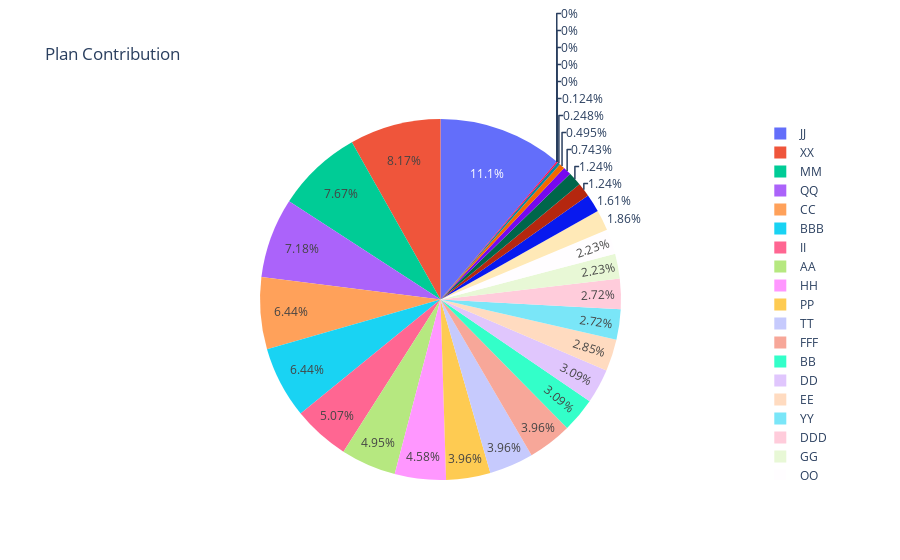

The cell this chart's notebook holds for it:
### Code cell
fig5 = px.pie(df, values='Approved Plans', names='Adivsor', title='Plan Contribution')
fig5.show()

### Figure 1 — Plotly figure (JSON) as saved in the notebook; plotly's stock layout.template omitted (floating-point values rounded to 4 significant figures)
{"data": [{"domain": {"x": [0, 1], "y": [0, 1]}, "hovertemplate": "Adivsor=%{label}<br>Approved Plans=%{value}<extra></extra>", "labels": ["AA", "BB", "CC", "DD", "EE", "FF", "GG", "HH", "II", "JJ", "KK", "LL", "MM", "NN", "OO", "PP", "QQ", "RR", "SS", "TT", "UU", "VV", "WW", "XX", "YY", "ZZ", "AAA", "BBB", "CCC", "DDD", "EEE", "FFF"], "legendgroup": "", "name": "", "showlegend": true, "type": "pie", "values": [40, 25, 52, 25, 23, 2, 18, 37, 41, 90, 0, 0, 62, 13, 18, 32, 58, 4, 1, 32, 10, 6, 10, 66, 22, 0, 0, 52, 0, 22, 15, 32]}], "layout": {"legend": {"tracegroupgap": 0}, "title": {"text": "Plan Contribution"}}}
